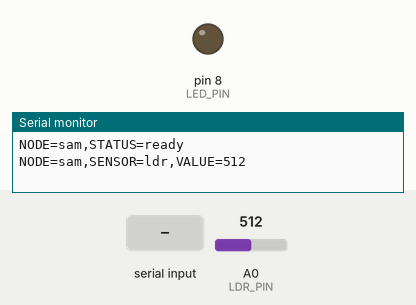
Recording of a sketch running on a simulated Arduino Uno, built with avr-gcc and run on an emulated ATmega328P. Shown: output pins drawn as LEDs (lit = HIGH), the last lines printed to the serial monitor. The inputs (shaded band) are chosen by the test bench; at power-on: A0 (LDR_PIN) = 512.

Above: at 1.7 s.
1.8 s: "LED=ON\n" received over Serial
At 2.4 s:
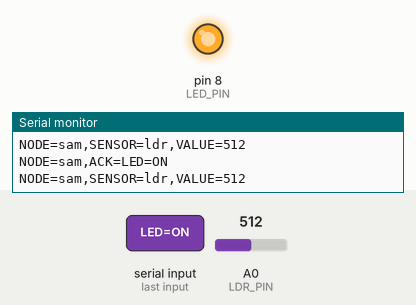
3.3 s: "LED=OFF\n" received over Serial
At 3.6 s:
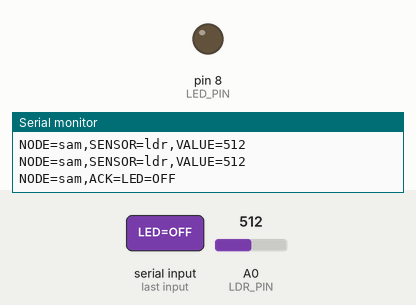
Timing chart, 0 to 6.3 s (numbered marks = the images above; inputs shaded):
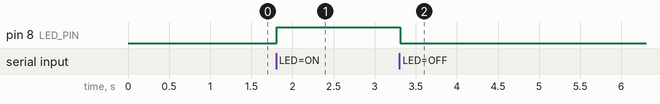

The sketch:

LightSensorNode.ino
```cpp
// ---- Pin definitions ----
const int LDR_PIN = A0;
const int LED_PIN = 8;

// ---- Timing ----
unsigned long lastSend = 0;
const unsigned long intervalMs = 1000;   // 1 second telemetry

void setup() {
  pinMode(LED_PIN, OUTPUT);
  digitalWrite(LED_PIN, LOW);   // LED OFF by default

  Serial.begin(9600);
  delay(500);                   // allow serial to stabilise

  // Node startup message
  Serial.println("NODE=sam,STATUS=ready");
}

void loop() {
  unsigned long now = millis();

  // ---- Periodic telemetry (non-blocking) ----
  if (now - lastSend >= intervalMs) {
    lastSend = now;

    int lightValue = analogRead(LDR_PIN);

    // Standardised, self-describing payload
    Serial.print("NODE=sam,SENSOR=ldr,VALUE=");
    Serial.println(lightValue);
  }

  // ---- Command handling (bidirectional) ----
  if (Serial.available()) {
    String cmd = Serial.readStringUntil('\n');
    cmd.trim();

    // Acknowledge received command (useful for demo/debug)
    Serial.print("NODE=sam,ACK=");
    Serial.println(cmd);

    if (cmd == "LED=ON") {
      digitalWrite(LED_PIN, HIGH);
    }
    else if (cmd == "LED=OFF") {
      digitalWrite(LED_PIN, LOW);
    }
  }
}
```

Measured:
- after the input at 1.8 s, pin 8 (LED_PIN): LOW → HIGH at once
- after the input at 3.3 s, pin 8 (LED_PIN): HIGH → LOW at once
